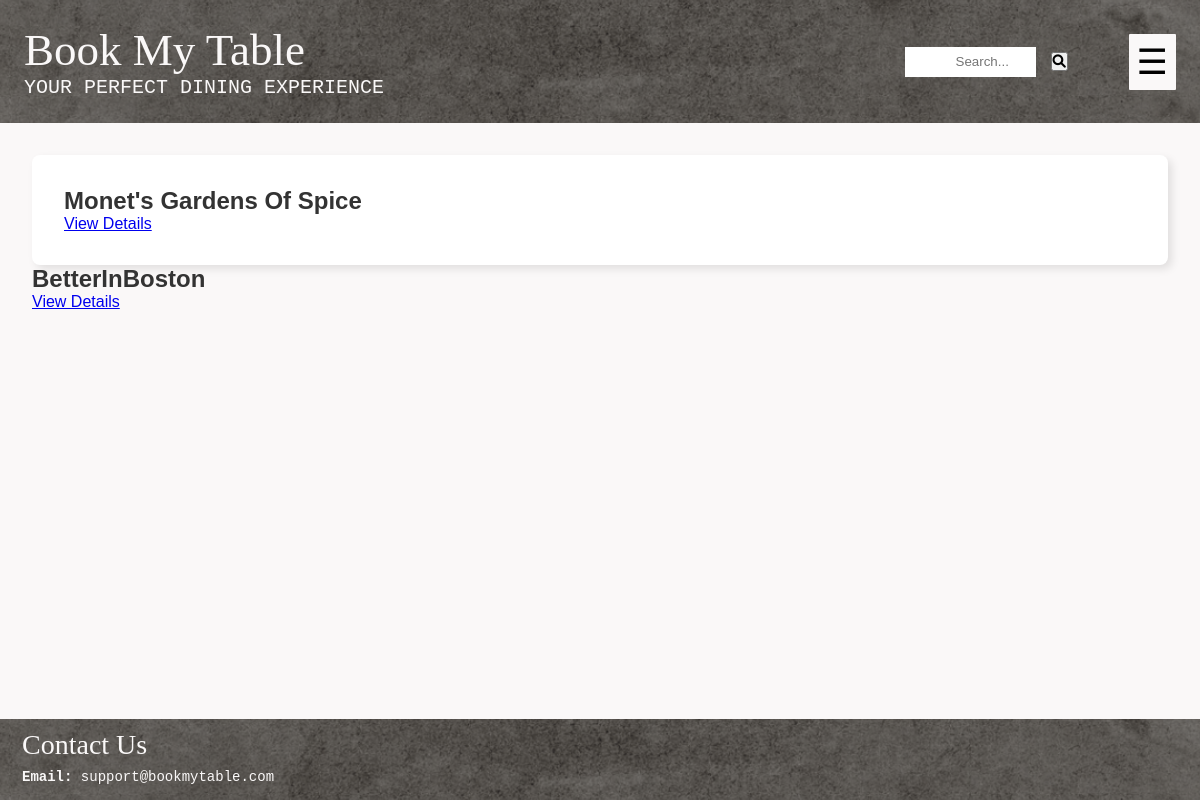
Screenshot of /interactions/search/ with the database file from the repository.
### restaurant/models.py (models this page shows, shortened)
class Restaurant(models.Model):
    R_ID = models.AutoField(primary_key=True)
    R_Name = models.CharField(max_length=100)
    owner = models.OneToOneField('users.Owner', on_delete=models.CASCADE, related_name='restaurant')
    R_EmailAddress = models.EmailField(unique=True)
    R_ContactNumber = models.CharField(unique = True, max_length=15)
    R_Address = models.TextField() # this will allow for multiple addresses too
    R_Description = models.TextField(blank=True, null=True) #can be left blank, will store NULL if no value exists
    R_CuisineTypes = models.CharField(max_length=100)
    R_ReservationCost = models.DecimalField(max_digits=10, decimal_places=2)
    R_OpenHours = models.CharField(max_length=100) # e.g "Mon-Fri: 9:00AM - 8PM"
    Rating = models.DecimalField(decimal_places=2, default=0.0, max_digits=100)
    NetRevenue = models.DecimalField(max_digits=15, decimal_places=2, default=0.0)

### interactions/views.py (the view)
# urls.py: path('search/', views.search_restaurant, name='search_restaurant'),
def search_restaurant(request):
    query = request.GET.get('q', '')
    restaurants = Restaurant.objects.filter(R_Name__icontains=query)  # Filter restaurants based on search query
    print(f"Search query: {query}, Found {restaurants.count()} restaurants.")
    return render(request, 'interactions/search_restaurants.html', {
        'restaurants': restaurants
    })

### interactions/templates/interactions/search_restaurants.html (shortened to what this page needs)
{% extends "layout.html" %}
{% block content %}
<div class="container">
    {% for restaurant in restaurants %}
    <div class="restaurant-item">
        <h2>{{ restaurant.R_Name }}</h2>
        {% if restaurant.R_ID %}
            <a href="{% url 'restaurant_details' restaurant.R_ID %}">View Details</a>
        {% else %}
            <p>No restaurants available</p>
        {% endif %}
    </div>
</div>
{% endfor %}
{% endblock %}

### static/style.css (style rules this page uses)
* { margin: 0; padding: 0; box-sizing: border-box; }
html, body { height: 100%; margin: 0; }
body { font-family: Arial, sans-serif; background-color: #faf8f8; color: #333; display: flex; flex-direction: column; }
.container { max-width: 1200px; margin: 0 auto; padding: 2rem; background-color: #fff; border-radius: 8px; box-shadow: 4px 4px 8px rgba(0, 0, 0, 0.1); }

### rows the page displays
Restaurant: R_Name "Monet's Gardens Of Spice", shows "View Details"
Restaurant: R_Name "BetterInBoston", shows "View Details"
